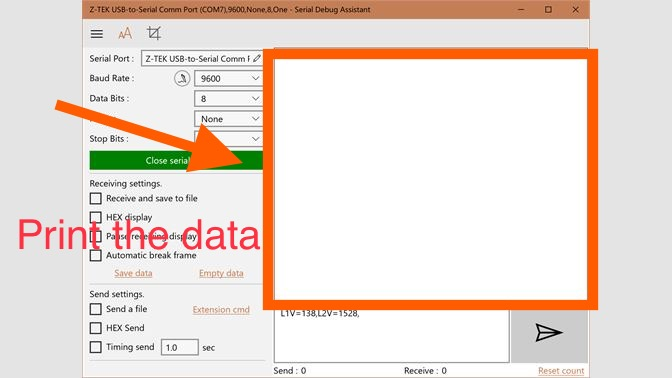
#> input picture image/IMG_0633.jpg, 672 x 378 px, given in place of the camera
$ python cv.py
#> lines starting #> are read from the running program, lines starting #| are printed output that depends on the picture; after the words box and inside, x2 and y2 are one past the last pixel; in counts of white or black regions, pixels touching at a corner belong together
import cv2 as cv
import numpy as np
import serial
import time

# Change this if you are on different computer
serialcomm = serial.Serial('/dev/tty.usbserial-14140')
serialcomm.baudrate = 9600
serialcomm.bytesize = serial.EIGHTBITS
serialcomm.parity = serial.PARITY_EVEN
serialcomm.stopbits = serial.STOPBITS_ONE
#serialcomm.port = 'COM1'
#serialcomm.open()
camera = "http://admin:admin@192.168.1.2:8081"
#cap = cv.VideoCapture("http://admin:admin@10.79.240.90:8081")
cap = cv.VideoCapture(0)
font = cv.FONT_HERSHEY_COMPLEX
#Setting Camera size
cap.set(cv.CAP_PROP_FRAME_WIDTH, 700)
cap.set(cv.CAP_PROP_FRAME_HEIGHT, 700)
#Setting Camera size

#Range Black
lower_black = np.array([0, 0, 0])
higher_black = np.array([124, 110, 148])
#Range Black

#Range Red
lower_red = np.array([155, 25, 0])
higher_red = np.array([179, 255, 255])
bottom_red = np.array([0, 100, 20])
upper_red = np.array([5, 255, 255])

red_u = np.array([0, 186, 0])
red_d = np.array([180, 255, 255])
#Range Red

#Range White
white_low = np.array([0, 0, 156])
white_high = np.array([180, 38, 255])
#Range White
posiiton = ""
count = 0
max_count = 0
while True:
    _, frame = cap.read()
#> frame is the input picture: shape (378, 672, 3); mean B, G, R 214.7, 222.6, 235.3
    blurred_frame = cv.GaussianBlur(frame, (5, 5), 0)
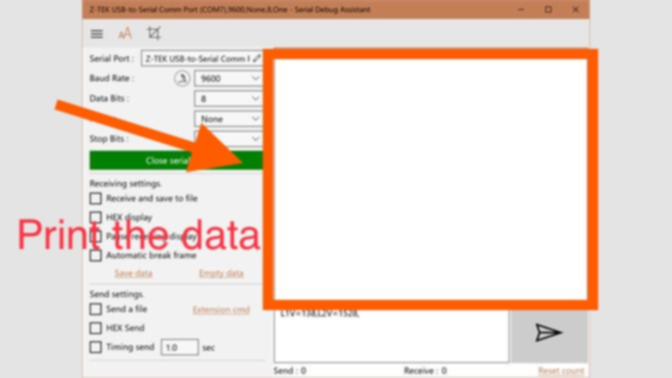
#> blurred_frame: shape (378, 672, 3); mean B, G, R 214.7, 222.6, 235.3
    hsv = cv.cvtColor(blurred_frame, cv.COLOR_BGR2HSV)  # HSV
#> hsv: shape (378, 672, 3); mean H, S, V 18.1, 25.3, 236.6

    black_mask = cv.inRange(hsv, lower_black, higher_black)  # Blue Mask
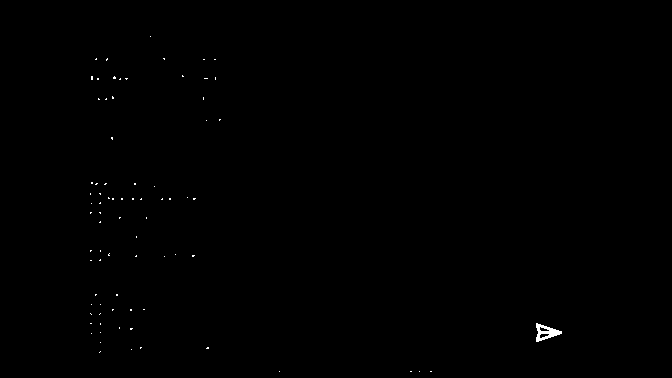
#> black_mask: shape (378, 672); 0.18% white; 79 white regions (78 under 20 px), largest, box (x1, y1, x2, y2) and area: (536, 323, 562, 342) 231
    #red_mask_1 = cv.inRange(hsv,lower_red,higher_red)#red_Mask
    #red_mask_2 = cv.inRange(hsv,bottom_red,upper_red)
    #red_mask = red_mask_1+red_mask_2
    red_red = cv.inRange(hsv, red_u, red_d)
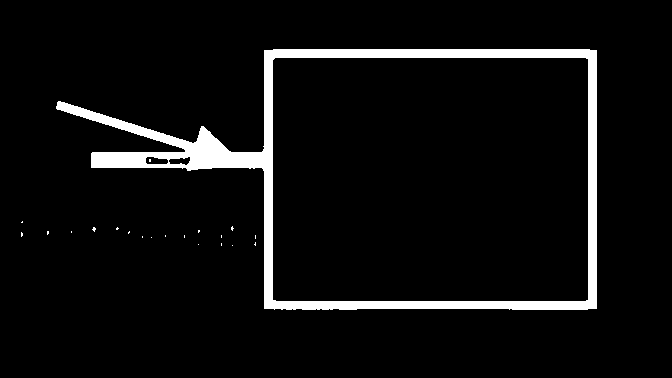
#> red_red: shape (378, 672); 5.8% white; 21 white regions (20 under 20 px), largest, box (x1, y1, x2, y2) and area: (56, 49, 597, 310) 14554
    white_mask = cv.inRange(hsv, white_low, white_high)  # Green Mask
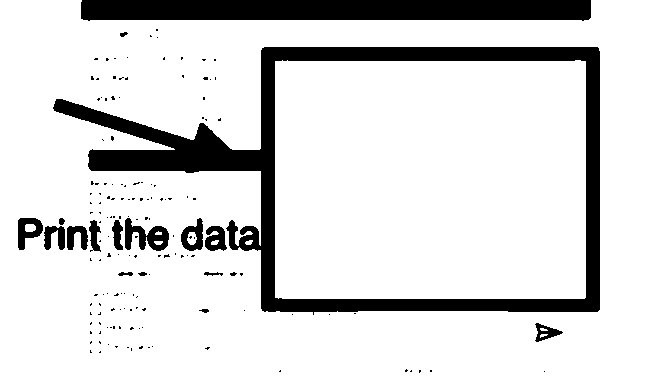
#> white_mask: shape (378, 672); 85.5% white; 158 black regions (141 under 20 px), largest, box (x1, y1, x2, y2) and area: (53, 47, 600, 315) 22368, (81, 0, 591, 21) 10197, (125, 218, 169, 251) 772
    value_white = np.count_nonzero(white_mask)
#> value_white = 217269
    value_black = np.count_nonzero(black_mask)
#> value_black = 455
    value_red = np.count_nonzero(red_red)
#> value_red = 14641
    value = [value_red, value_black, value_white]
#> value = [14641, 455, 217269]
    max_value = value.index(max(value))
#> max_value = 2
    if max_value == 0:
        print('!0######')
        serialcomm.write(b'!0######')
    elif max_value == 1:
        print('!1######')
        serialcomm.write(b'!1######')
    else:
        print('!2######')
        serialcomm.write(b'!2######')
